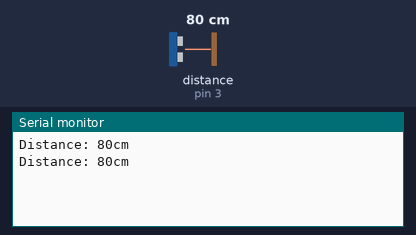
This sketch was run on a simulated Arduino Uno, built with avr-gcc and run on an emulated ATmega328P. On the bench: the last lines printed to the serial monitor. The inputs (shaded band) are chosen by the test bench; at power-on: distance to the obstacle (sensor on pin 3) 80 cm. The echo pulse lasts 58.3 µs per cm.

Above: at 1.8 s.
1.9 s: distance to the obstacle (sensor on pin 3) set to 2 cm
At 2.8 s:
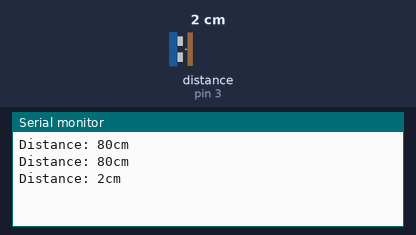
3.4 s: distance to the obstacle (sensor on pin 3) set to 4 cm
At 4.8 s:
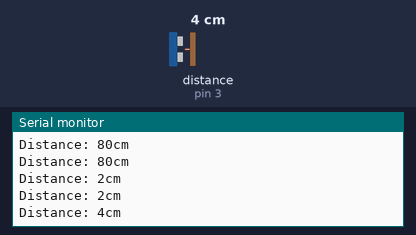
Timing chart, 0 to 6.4 s (numbered marks = the images above; inputs shaded):
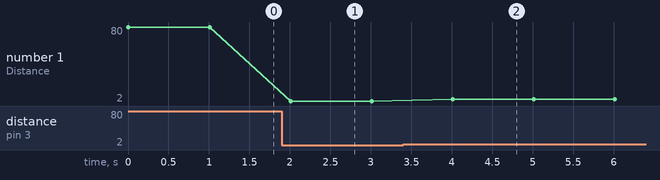

Measured:
- after the input at 1.9 s, the serial monitor: prints a new line after 0.11 s (image 1)
- after the input at 3.4 s, the serial monitor: prints a new line after 0.61 s (image 2)
- plotted number 1: 80 → 2 after the input at 1.9 s, 2 → 4 after the input at 3.4 s

The sketch:

first_sketch.ino
```cpp
#include <DistanceSensor.h>

// Define pins
const int echoPin = 3;
const int trigPin = 2;

// Start the sensor
DistanceSensor sensor(trigPin, echoPin);

void setup () {
  // Start serial port
  Serial.begin(115200);
}

void loop () {
  // Get distance in cm
  int distance = sensor.getCM();

  // Write values to serial port
  Serial.print("Distance: ");
  Serial.print(distance);
  Serial.println("cm");

  // Wait a bit
  delay(1000);
}
```
